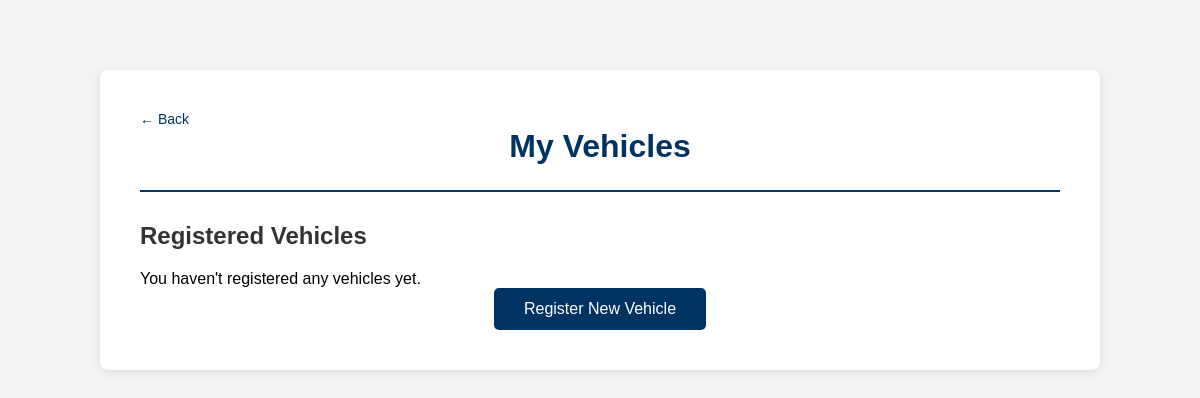
The page /view_vehicles (signed in) on the database as committed earlier.
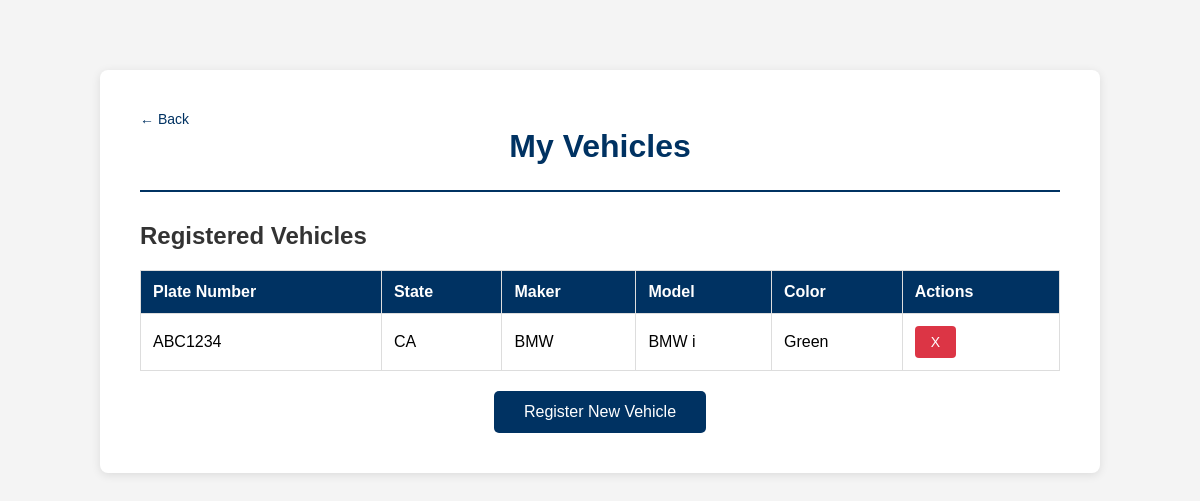
The same page on the database as committed later.
### tables this page shows
CREATE TABLE vehicles (
    v_vehicleskey integer PRIMARY KEY,
    v_userkey integer not null,
    v_plateno varchar(7) not null,
    v_platestate varchar(20),
    v_maker varchar(20),
    v_model varchar(10),
    v_color varchar(10),

    FOREIGN KEY (v_userkey) REFERENCES users(u_userkey)
);

### app.py (the view, shortened to what this page needs)
@app.route('/view_vehicles', methods=['GET', 'POST'])
@login_required
def view_vehicles():
    conn = sqlite3.connect('instance/data.sqlite')
    cursor = conn.cursor()
    error = None
    cursor.execute("""
        SELECT v_vehicleskey, v_plateno, v_platestate, v_maker, v_model, v_color
        FROM vehicles WHERE v_userkey = ?
        ORDER BY v_vehicleskey DESC
    """, [current_user.u_userkey])
    vehicles = cursor.fetchall()
    conn.close()
    return render_template("view_vehicles.html", vehicles=vehicles, error=error, username=current_user.username)

### app.py (called while the page is built)
@login_manager.user_loader
def load_user(user_id):
    return User.query.get(int(user_id))

### templates/view_vehicles.html (shortened to what this page needs)
<!DOCTYPE html>
<html lang="en">
<head>
    <link rel="stylesheet" href="{{ url_for('static', filename='style.css') }}">
</head>
<body>
    <div class="container">
        <header>
            <a href="{{ url_for('home') }}" class="back-link">← Back</a>
            <h1>My Vehicles</h1>
        </header>
        <main>
            <h2>Registered Vehicles</h2>
            {% if vehicles %}
                <table>
                    <thead>
                        <tr>
                            <th>Plate Number</th>
                            <th>State</th>
                            <th>Maker</th>
                            <th>Model</th>
                            <th>Color</th>
                            <th>Actions</th>
                        </tr>
                    </thead>
                    <tbody>
                        {% for vehicle in vehicles %}
                        <tr>
                            <td>{{ vehicle[1] }}</td>
                            <td>{{ vehicle[2] }}</td>
                            <td>{{ vehicle[3] }}</td>
                            <td>{{ vehicle[4] }}</td>
                            <td>{{ vehicle[5] }}</td>
                            <td>
                                <form method="POST" action="{{ url_for('view_vehicles') }}" style="display:inline;">
                                    <button type="submit" class="delete-btn"
                                            onclick="return confirm('Are you sure you want to delete this vehicle?')">
                                        X
                                    </button>
                                </form>
                            </td>
                        </tr>
                        {% endfor %}
                    </tbody>
                </table>
            {% else %}
                <p class="no-data">You haven't registered any vehicles yet.</p>
            {% endif %}
            <div class="button-container">
                <button class="primary-btn" onclick="window.location.href='{{ url_for('reg_vehicle') }}'">Register New Vehicle</button>
            </div>
        </main>
    </div>
</body>
</html>

### static/style.css (style rules this page uses)
* { margin: 0; padding: 0; box-sizing: border-box; }
body { font-family: Arial, sans-serif; background-color: #f4f4f4; padding: 20px; }
.container, .home-container, .div_border { max-width: 600px; margin: 50px auto; padding: 40px; background: white; border-radius: 8px; box-shadow: 0 2px 10px rgba(0,0,0,0.1); }
.container { max-width: 1000px; }
h1 { color: #003262; text-align: center; margin-bottom: 10px; }
h2 { color: #333; margin-bottom: 20px; }
header { margin-bottom: 30px; border-bottom: 2px solid #003262; padding-bottom: 15px; }
a { color: #003262; text-decoration: none; }
.back-link { font-size: 14px; }
.container table { width: 100%; border-collapse: collapse; margin-bottom: 20px; }
.container table th, .container table td { border: 1px solid #ddd; padding: 12px; text-align: left; }
.container table thead { background-color: #003262; color: white; }
button, .primary-btn, .button_login { background-color: #003262; color: white; border: none; padding: 12px 30px; font-size: 16px; border-radius: 5px; cursor: pointer; transition: background-color 0.3s; }
.delete-btn { background-color: #dc3545; color: white; border: none; padding: 8px 16px; font-size: 14px; border-radius: 4px; cursor: pointer; transition: background-color 0.3s; }
.centerAlign, .button-container, .button_container { text-align: center; }

Rows that differ between the two databases and show on the page:
added vehicles: v_plateno "ABC1234", v_platestate "CA", v_maker "BMW", v_model "BMW i", v_color "Green"
Other text that changed with them:
text no longer shown: "You haven't registered any vehicles yet."
text now shown: "Plate Number State Maker Model Color Actions"
